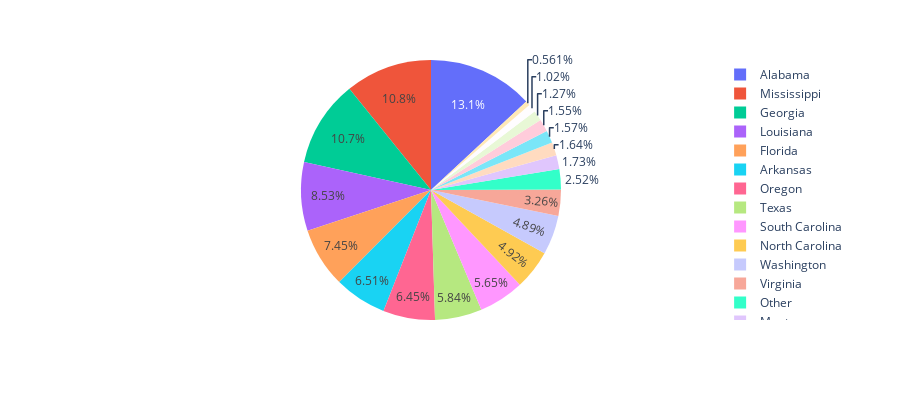

This figure's notebook cell:
### Code cell
geemap.pie_chart( "gain.csv", names="NAME", values="sum", max_rows=20, height=400)

### Figure 1 — Plotly figure (JSON) as saved in the notebook; plotly's stock layout.template omitted (floating-point values rounded to 4 significant figures)
{"data": [{"domain": {"x": [0, 1], "y": [0, 1]}, "hovertemplate": "NAME=%{label}<br>sum=%{value}<extra></extra>", "labels": ["Alabama", "Mississippi", "Georgia", "Louisiana", "Florida", "Arkansas", "Oregon", "Texas", "South Carolina", "North Carolina", "Washington", "Virginia", "Montana", "California", "Idaho", "Maine", "Tennessee", "Oklahoma", "Alaska", "Other", "Other", "Other", "Other", "Other", "Other", "Other", "Other", "Other", "Other", "Other", "Other", "Other", "Other", "Other", "Other", "Other", "Other", "Other", "Other", "Other", "Other", "Other", "Other", "Other", "Other", "Other", "Other", "Other", "Other", "Other", "Other", "Other", "Other", "Other", "Other", "Other"], "legendgroup": "", "name": "", "showlegend": true, "type": "pie", "values": [39700.0, 32780.0, 32590.0, 25860.0, 22610.0, 19760.0, 19570.0, 17710.0, 17140.0, 14920.0, 14830.0, 9897.0, 5242.0, 4987.0, 4761.0, 4710.0, 3842.0, 3091.0, 1703, 1613.0, 1401.0, 1260.0, 1220.0, 729.4, 223.0, 173.2, 157.0, 137.6, 131, 130, 83, 65, 62, 53.96, 52.45, 43, 34, 14, 12, 10, 7.039, 6, 4, 3, 3, 3, 2.702, 2.518, 2, 0, 0, 0, 0, 0, 0, 0]}], "layout": {"height": 400, "legend": {"tracegroupgap": 0}, "margin": {"t": 60}}}
